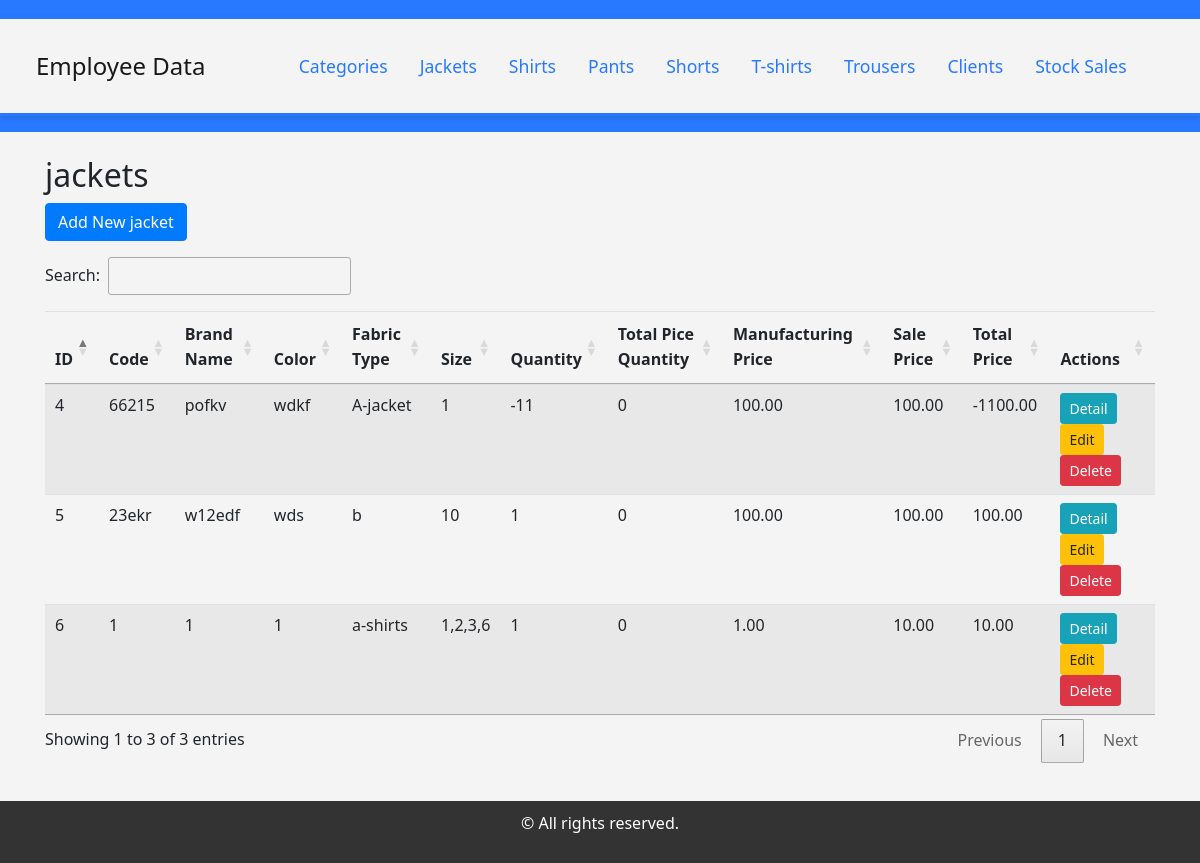
The app's page /product/jackets/ with its own data.
### product/models.py (models this page shows, shortened)
class Jacket(models.Model):
    code = models.CharField(max_length=200)
    brand_name = models.CharField(max_length=100)
    color = models.CharField(max_length=50)
    fabric_type = models.ForeignKey(Category, on_delete=models.CASCADE)
    size = models.CharField(max_length=10)
    quantity = models.IntegerField()
    total_pice_quantity = models.IntegerField(default=0)
    manafacturing_price = models.DecimalField(max_digits=10, decimal_places=2)
    sale_price = models.DecimalField(max_digits=10, decimal_places=2)
    def total_price(self):
        return self.quantity * self.sale_price

class Category(models.Model):
    name = models.CharField(max_length=100)

### product/views.py (the view)
# urls.py: path('jackets/', JacketListView.as_view(), name='jacket_list'),
class JacketListView(ListView):
    model = Jacket
    template_name = 'jacket/jacket_list.html'
    context_object_name = 'jackets'

### product/templates/jacket/jacket_list.html (shortened to what this page needs)
{% extends 'base.html' %}
{% block content %}
    <h2>jackets</h2>
    <a href="{% url 'jacket_create' %}" class="btn btn-primary mb-3">Add New jacket</a>
    <table class="table table-striped" id="jacket">
        <thead>
            <tr>
                <th>ID</th>
                <th>Code</th>
                <th>Brand Name</th>
                <th>Color</th>
                <th>Fabric Type</th>
                <th>Size</th>
                <th>Quantity</th>
                <th>Total Pice Quantity</th>
                <th>Manufacturing Price</th>
                <th>Sale Price</th>
                <th>Total Price</th>
                <th>Actions</th>
            </tr>
        </thead>
        <tbody>
            {% for jacket in jackets %}
                <tr>
                    <td>{{ jacket.id }}</td>
                    <td>{{ jacket.code }}</td>
                    <td>{{ jacket.brand_name }}</td>
                    <td>{{ jacket.color }}</td>
                    <td>{{ jacket.fabric_type.name }}</td>
                    <td>{{ jacket.size }}</td>
                    <td>{{ jacket.quantity }}</td>
                    <td>{{ jacket.total_pice_quantity }}</td>
                    <td>{{ jacket.manafacturing_price }}</td>
                    <td>{{ jacket.sale_price }}</td>
                    <td>{{ jacket.total_price }}</td>
                    <td>
                        <a href="{% url 'jacket_detail' jacket.pk %}" class="btn btn-info btn-sm">Detail</a>
                        <a href="{% url 'jacket_update' jacket.pk %}" class="btn btn-warning btn-sm">Edit</a>
                        <a href="{% url 'jacket_delete' jacket.pk %}" class="btn btn-danger btn-sm">Delete</a>
                    </td>
                </tr>
            {% endfor %}
        </tbody>
    </table>
{% endblock %}
{% block js %}
<link href="https://cdn.datatables.net/v/dt/jszip-3.10.1/dt-2.0.8/af-2.7.0/b-3.0.2/b-colvis-3.0.2/b-html5-3.0.2/b-print-3.0.2/cr-2.0.3/date-1.5.2/fc-5.0.1/fh-4.0.1/kt-2.12.1/r-3.0.2/rg-1.5.0/rr-1.5.0/sc-2.4.3/sb-1.7.1/sp-2.3.1/sl-2.0.3/sr-1.4.1/datatables.min.css" rel="stylesheet">
{% endblock js %}

### records on screen
Jacket: id "4", code "66215", brand_name "pofkv", color "wdkf", fabric_type.name "A-jacket", size "1", quantity "-11", total_pice_quantity "0", manafacturing_price "100.00", sale_price "100.00", total_price "-1100.00"
Jacket: id "5", code "23ekr", brand_name "w12edf", color "wds", fabric_type.name "b", size "10", quantity "1", total_pice_quantity "0", manafacturing_price "100.00", sale_price "100.00", total_price "100.00"
Jacket: id "6", code "1", brand_name "1", color "1", fabric_type.name "a-shirts", size "1,2,3,6", quantity "1", total_pice_quantity "0", manafacturing_price "1.00", sale_price "10.00", total_price "10.00"
